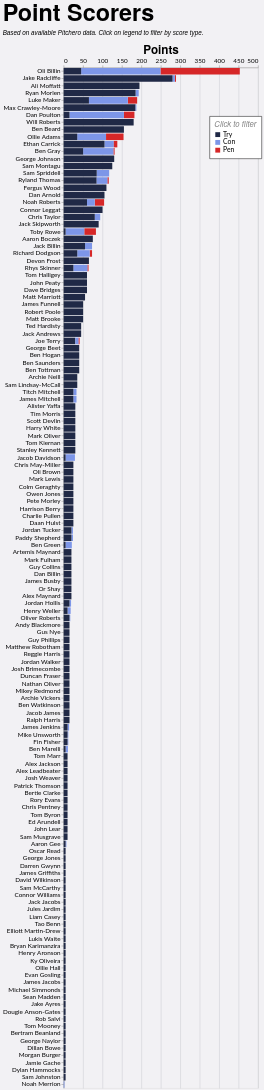

Describe this chart as a Vega-Lite specification.
### Vega-Lite specification from a JSON file in a GitHub repository (floating-point values rounded to 4 significant figures; data arrays with more than 128 entries replaced by an {"elided": "..."} marker saying what was removed)
{"config": {"axis": {"labelFont": "Lato, sans-serif", "titleFont": "PT Sans Narrow, Helvetica Neue, Helvetica, Arial, sans-serif", "labelFontSize": 13, "titleFontSize": 24, "gridColor": "#202947", "gridOpacity": 0.2}, "header": {"labelFont": "PT Sans Narrow, Helvetica Neue, Helvetica, Arial, sans-serif", "titleFont": "PT Sans Narrow, Helvetica Neue, Helvetica, Arial, sans-serif", "labelFontSize": 24, "titleFontSize": 28, "labelFontWeight": "bold", "orient": "left"}, "legend": {"labelFont": "Lato, sans-serif", "titleFont": "PT Sans Narrow, Helvetica Neue, Helvetica, Arial, sans-serif", "labelFontSize": 14, "titleFontSize": 16, "titlePadding": 5, "fillColor": "white", "strokeColor": "black", "padding": 10, "titleFontWeight": "lighter", "titleFontStyle": "italic", "titleColor": "gray", "offset": 10}, "title": {"font": "PT Sans Narrow, Helvetica Neue, Helvetica, Arial, sans-serif", "fontSize": 48, "fontWeight": "bold", "anchor": "start", "align": "center", "titlePadding": 20, "subtitlePadding": 10, "subtitleFontSize": 13, "subtitleColor": "", "subtitleFontStyle": "italic", "offset": 15, "color": "black"}, "axisX": {"labelAngle": 0}, "facet": {"title": null, "header": null, "align": {"row": "each", "column": "each"}}, "resolve": {"scale": {"y": "independent", "facet": "independent"}}, "background": "#f2f1f4"}, "data": {"name": "data-c88cdd37c94c39949a9fe1f03c859355"}, "mark": {"type": "bar"}, "encoding": {"color": {"field": "event", "legend": {"legendX": 300, "legendY": 100, "orient": "none", "title": "Click to filter"}, "scale": {"domain": ["Try", "Con", "Pen"], "range": ["#202946", "#7d96e8", "#d62728"]}, "type": "nominal"}, "order": {"field": "event_sort", "sort": "ascending", "type": "quantitative"}, "tooltip": [{"field": "player", "title": "Player", "type": "nominal"}, {"field": "event", "title": "Type", "type": "nominal"}, {"aggregate": "sum", "field": "count", "title": "Count", "type": "quantitative"}, {"aggregate": "sum", "field": "Points", "title": "Points", "type": "quantitative"}, {"aggregate": "sum", "field": "A", "title": "Games", "type": "quantitative"}], "x": {"aggregate": "sum", "axis": {"orient": "top", "title": "Points"}, "field": "Points", "type": "quantitative"}, "y": {"field": "player", "sort": "-x", "title": null, "type": "nominal"}}, "height": {"step": 15}, "params": [{"name": "param_1", "select": {"type": "point", "fields": ["event"]}, "bind": "legend"}], "title": {"text": "Point Scorers", "subtitle": "Based on available Pitchero data. Click on legend to filter by score type."}, "transform": [{"filter": {"param": "param_1"}}, {"calculate": "datum.event == 'Try' ? 1 : datum.event == 'Con' ? 2 : datum.event == 'Pen' ? 3 : 4", "as": "event_sort"}], "width": 400, "$schema": "https://vega.github.io/schema/vega-lite/v5.20.1.json", "datasets": {"data-c88cdd37c94c39949a9fe1f03c859355": {"elided": "438 records"}}}
